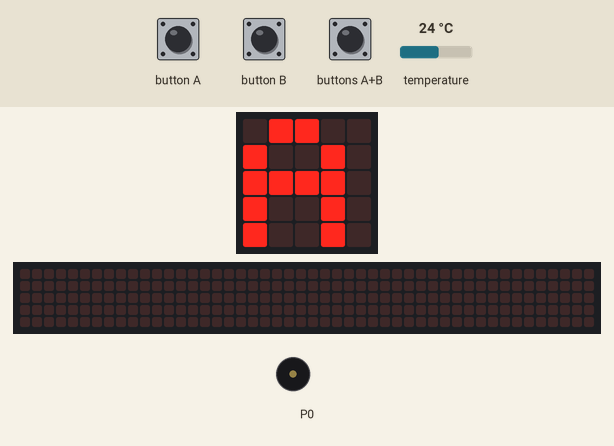
A program run on a simulated BBC micro:bit (MakeCode). Parts: the board's 5×5 LED display, a strip that is not on the board, showing the scrolling text unrolled, buzzer (waves = sounding). Inputs (shaded band) come from the test bench; at power-on: temperature 24 °C. The 48×5 strip is a reading aid, not a part: it shows the text the display is scrolling, unrolled, one strip-width of it at a time.

Above: at 0.1 s.
1.5 s: button A pressed for 0.15 s
At 3.01 s:
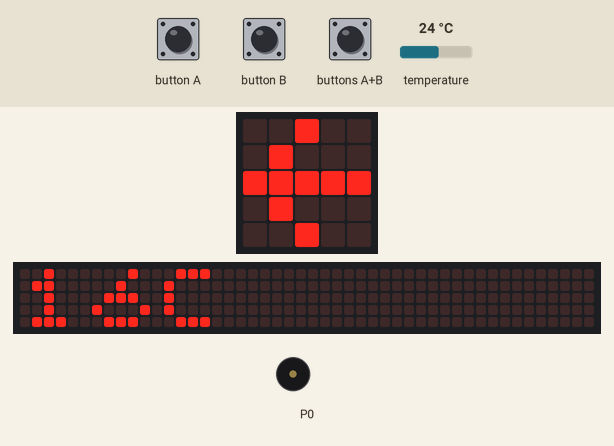
4.6 s: temperature set to 37.1 °C
At 6.63 s:
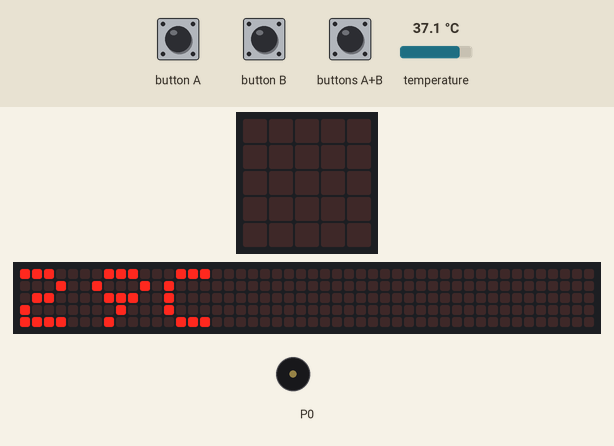
7.6 s: temperature set to 38.5 °C
At 10.5 s:
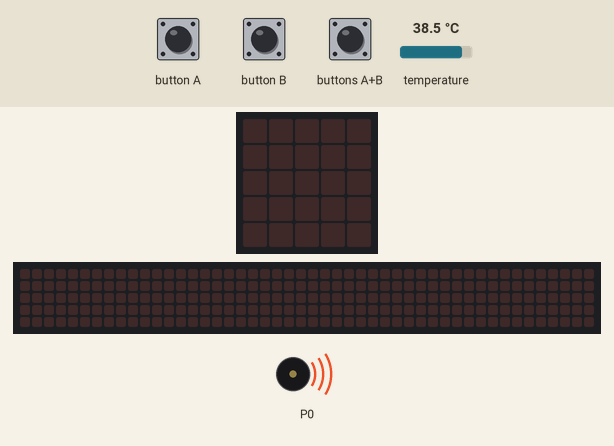
10.6 s: temperature set to 12 °C
At 16.69 s:
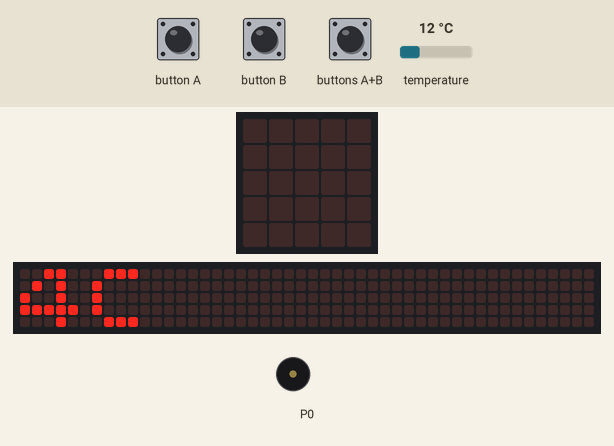
Timing chart, 0 to 18.2 s (numbered marks = the images above; inputs shaded):
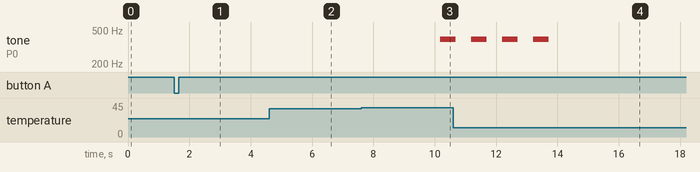

The program:

main.ts
```typescript
let ASwitch = 0
let C = 0
let ABSwitch = 0

basic.forever(function () {
    if (ASwitch == 0 && input.buttonIsPressed(Button.A)) {
        ASwitch = 1
    }
    if (ABSwitch == 0 && input.buttonIsPressed(Button.AB)) {
    	ASwitch = 1
    }
})
basic.forever(function () {
    if (ASwitch == 1) {
        if (C >= 40) {
            music.playMelody("E C E C E C E C ", 120)
            basic.showString("" + C + "C")
            if (ABSwitch != 1) {
                basic.showString("kikendo" + "3")
            } else {
                basic.showString("3")
            }
            basic.clearScreen()
        } else if (C >= 35) {
            music.playMelody("F - F - F - F - ", 120)
            basic.showString("" + C + "C")
            if (ABSwitch != 1) {
                basic.showString("kikendo" + "2")
            } else {
                basic.showString("2")
            }
            basic.clearScreen()
        } else if (C >= 30) {
            music.playMelody("G - G - G - G - ", 120)
            basic.showString("" + C + "C")
            if (ABSwitch != 1) {
                basic.showString("kikendo" + "1")
            } else {
                basic.showString("1")
            }
            basic.clearScreen()
        } else {
            basic.showString("" + C + "C")
            basic.clearScreen()
        }
    } else {
        basic.showString("A")
        basic.pause(100)
        basic.showArrow(ArrowNames.West)
    }
})
basic.forever(function () {
    C = input.temperature() - 8
})
```

test.ts
```typescript
// テストはここに来ます。このパッケージが拡張機能として使用されるときにはコンパイルされません。
```

Measured:
- the behaviour switches between 37.9 and 38 °C on temperature (found by bisection; images 2 and 3)
- after the input at 1.5 s, the display: first differs from a run without the input after 1.4 s (image 1)
- after the input at 7.6 s, tone on P0: silent → 392 Hz after 2.6 s
- what the display in image 4 shows lasts 0.4 s, from 16.5 s to 16.9 s
